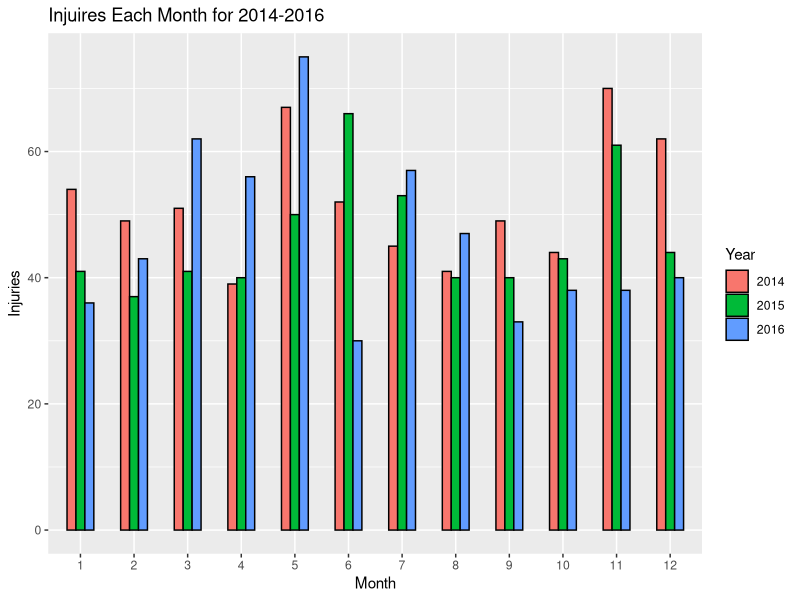
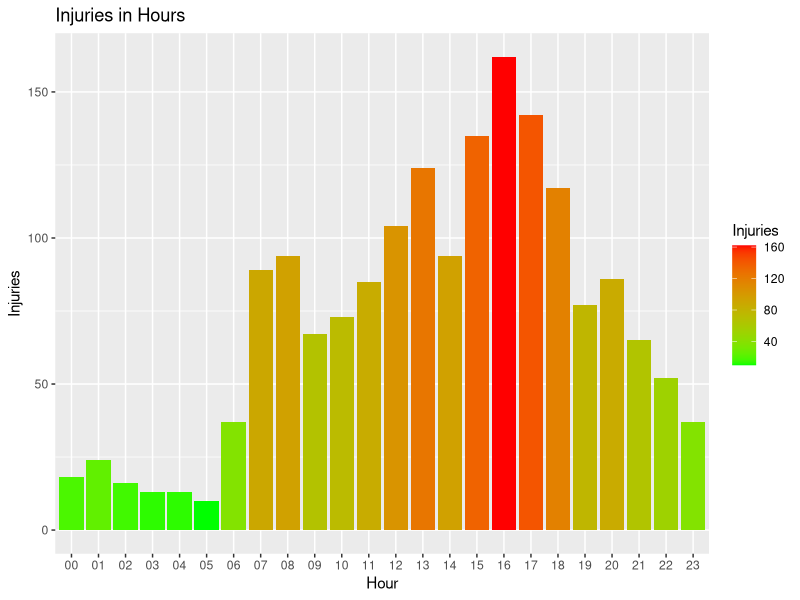

Generate these figures, in order, with R:
accident14 = read.csv('Accident 2014.csv')
accident15 = read.csv('Accident 2015.csv')
accident16 = read.csv('Accident 2016.csv')
str(accident14)

head(accident14)

library(lubridate)
library(ggplot2)
library(dplyr)
library(stringr)

###############################################################################
accident=rbind(accident14,accident15,accident16)
accident$Accident.Date=dmy(accident$Accident.Date)
accident$Year=year(accident$Accident.Date)
accident$Month=month(accident$Accident.Date)

accident$Year=as.factor(accident$Year)
accident$Month=as.factor(accident$Month)

# Summary Table: Accidents and Injuries in 2014-2016
accident %>% filter(Year==2014) %>% summarise(n_distinct(Reference.Number))
accident %>% filter(Year==2015) %>% summarise(n_distinct(Reference.Number))
accident %>% filter(Year==2016) %>% summarise(n_distinct(Reference.Number))
accident %>% filter(Year==2014) %>% summarise(n())
accident %>% filter(Year==2015) %>% summarise(n())
accident %>% filter(Year==2016) %>% summarise(n())

Year=c("2014","2015","2016")
Accidents=c(427,410,407)
Injuries=c(623,556,555)
table=data.frame(Year,Accidents,Injuries)
table

# Injuries each month for 2014-2016
ggplot(accident,aes(x=Month,fill=Year))+geom_bar(position="dodge",color="black",width=0.5)+
  ggtitle("Injuires Each Month for 2014-2016")+ylab("Injuries")

# Injuries in each hour
names(accident)[6]=paste("Time.24hr")
accident$Time.24hr=str_pad(accident$Time.24hr,width = 4,side=c("left"),pad="0")
accident$Hour=substr(accident$Time.24hr,start=1,stop=2)
ggplot(accident,aes(x=Hour,fill=..count..))+geom_bar()+ggtitle("Injuries in Hours")+
    ylab("Injuries")+xlab("Hour")+scale_fill_gradient("Injuries",low='green',high='red')
 
